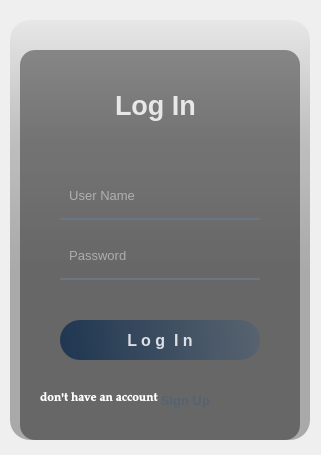
<?xml version="1.0" encoding="UTF-8"?>
<ui version="4.0">
 <class>Form</class>
 <widget class="QWidget" name="Form">
  <property name="geometry">
   <rect>
    <x>0</x>
    <y>0</y>
    <width>321</width>
    <height>455</height>
   </rect>
  </property>
  <property name="windowTitle">
   <string>Form</string>
  </property>
  <widget class="QWidget" name="widget" native="true">
   <property name="geometry">
    <rect>
     <x>-20</x>
     <y>-10</y>
     <width>360</width>
     <height>480</height>
    </rect>
   </property>
   <property name="styleSheet">
    <string notr="true">QPushButton#pushButton{	
	background-color: qlineargradient(spread:pad, x1:0, y1:0.505682, x2:1, y2:0.477, stop:0 rgba(20, 47, 78, 219), stop:1 rgba(85, 98, 112, 226));
	color:rgba(255, 255, 255, 210);
	border-radius:5px;
}
QPushButton#pushButton:hover{	
	background-color: qlineargradient(spread:pad, x1:0, y1:0.505682, x2:1, y2:0.477, stop:0 rgba(40, 67, 98, 219), stop:1 rgba(105, 118, 132, 226));
}
QPushButton#pushButton:pressed{	
	padding-left:5px;
	padding-top:5px;
	background-color:rgba(105, 118, 132, 200);
}

QPushButton#pushButton_2, #pushButton_3, #pushButton_4, #pushButton_5{	
	background-color: rgba(0, 0, 0, 0);
	color:rgba(85, 98, 112, 255);
}
QPushButton#pushButton_2:hover, #pushButton_3:hover, #pushButton_4:hover, #pushButton_5:hover{	
	color:rgba(155, 168, 182, 220);
}
QPushButton#pushButton_2:pressed, #pushButton_3:pressed, #pushButton_4:pressed, #pushButton_5:pressed{	
	padding-left:5px;
	padding-top:5px;
	color:rgba(115, 128, 142, 255);
}</string>
   </property>
   <widget class="QLabel" name="label">
    <property name="geometry">
     <rect>
      <x>30</x>
      <y>30</y>
      <width>300</width>
      <height>420</height>
     </rect>
    </property>
    <property name="styleSheet">
     <string notr="true">border-image: url(:/images/background.png);
border-radius:20px;</string>
    </property>
    <property name="text">
     <string/>
    </property>
   </widget>
   <widget class="QLabel" name="label_2">
    <property name="geometry">
     <rect>
      <x>30</x>
      <y>30</y>
      <width>300</width>
      <height>420</height>
     </rect>
    </property>
    <property name="styleSheet">
     <string notr="true">background-color: qlineargradient(spread:pad, x1:0, y1:0, x2:0, y2:0.715909, stop:0 rgba(0, 0, 0, 9), stop:0.375 rgba(0, 0, 0, 50), stop:0.835227 rgba(0, 0, 0, 75));
border-radius:20px;</string>
    </property>
    <property name="text">
     <string/>
    </property>
   </widget>
   <widget class="QLabel" name="label_3">
    <property name="geometry">
     <rect>
      <x>40</x>
      <y>60</y>
      <width>280</width>
      <height>390</height>
     </rect>
    </property>
    <property name="styleSheet">
     <string notr="true">background-color:rgba(0, 0, 0, 100);
border-radius:15px;</string>
    </property>
    <property name="text">
     <string/>
    </property>
   </widget>
   <widget class="QLabel" name="label_4">
    <property name="geometry">
     <rect>
      <x>135</x>
      <y>95</y>
      <width>91</width>
      <height>40</height>
     </rect>
    </property>
    <property name="font">
     <font>
      <pointsize>20</pointsize>
      <weight>75</weight>
      <bold>true</bold>
     </font>
    </property>
    <property name="styleSheet">
     <string notr="true">color:rgba(255, 255, 255, 210);</string>
    </property>
    <property name="text">
     <string>Log In</string>
    </property>
   </widget>
   <widget class="QLineEdit" name="lineEdit">
    <property name="geometry">
     <rect>
      <x>80</x>
      <y>190</y>
      <width>200</width>
      <height>40</height>
     </rect>
    </property>
    <property name="font">
     <font>
      <pointsize>10</pointsize>
     </font>
    </property>
    <property name="styleSheet">
     <string notr="true">background-color:rgba(0, 0, 0, 0);
color: rgb(255, 255, 255);
border:none;
border-bottom:2px solid rgba(105, 118, 132, 255);
color:rgba(255, 255, 255, 230);
padding-bottom:7px;</string>
    </property>
    <property name="placeholderText">
     <string>  User Name</string>
    </property>
   </widget>
   <widget class="QLineEdit" name="lineEdit_2">
    <property name="geometry">
     <rect>
      <x>80</x>
      <y>250</y>
      <width>200</width>
      <height>40</height>
     </rect>
    </property>
    <property name="font">
     <font>
      <pointsize>10</pointsize>
     </font>
    </property>
    <property name="styleSheet">
     <string notr="true">background-color:rgba(0, 0, 0, 0);
color: rgb(255, 255, 255);
border:none;
border-bottom:2px solid rgba(105, 118, 132, 255);
color:rgba(255, 255, 255, 230);
padding-bottom:7px;</string>
    </property>
    <property name="echoMode">
     <enum>QLineEdit::Password</enum>
    </property>
    <property name="placeholderText">
     <string>  Password</string>
    </property>
   </widget>
   <widget class="QPushButton" name="pushButton">
    <property name="geometry">
     <rect>
      <x>80</x>
      <y>330</y>
      <width>200</width>
      <height>40</height>
     </rect>
    </property>
    <property name="font">
     <font>
      <pointsize>12</pointsize>
      <weight>75</weight>
      <bold>true</bold>
     </font>
    </property>
    <property name="styleSheet">
     <string notr="true">border-radius:20px;</string>
    </property>
    <property name="text">
     <string>L o g  I n</string>
    </property>
   </widget>
   <widget class="QPushButton" name="pushButton_2">
    <property name="geometry">
     <rect>
      <x>180</x>
      <y>400</y>
      <width>51</width>
      <height>21</height>
     </rect>
    </property>
    <property name="font">
     <font>
      <pointsize>10</pointsize>
      <weight>75</weight>
      <bold>true</bold>
     </font>
    </property>
    <property name="styleSheet">
     <string notr="true">border-radius:20px;</string>
    </property>
    <property name="text">
     <string>Sign Up</string>
    </property>
   </widget>
   <widget class="QLabel" name="label_5">
    <property name="geometry">
     <rect>
      <x>60</x>
      <y>400</y>
      <width>121</width>
      <height>16</height>
     </rect>
    </property>
    <property name="font">
     <font>
      <family>Palatino Linotype</family>
      <weight>75</weight>
      <bold>true</bold>
     </font>
    </property>
    <property name="styleSheet">
     <string notr="true">color: rgb(255, 255, 255);</string>
    </property>
    <property name="text">
     <string>don't have an account ?</string>
    </property>
   </widget>
  </widget>
 </widget>
 <resources>
  <include location="res.qrc"/>
 </resources>
 <connections/>
</ui>
